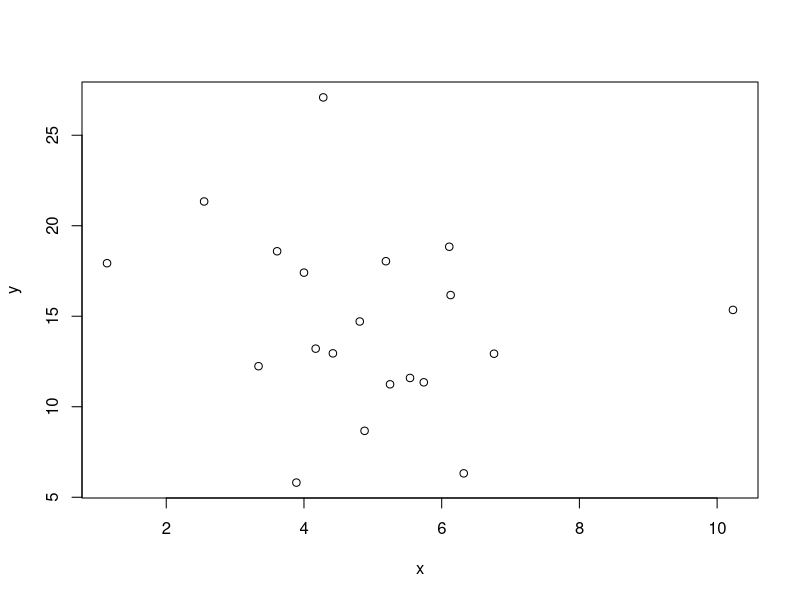
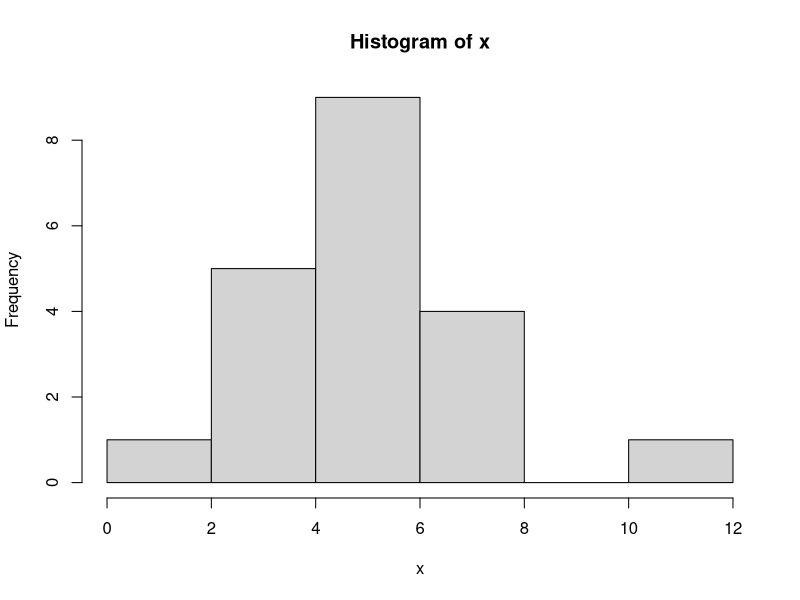
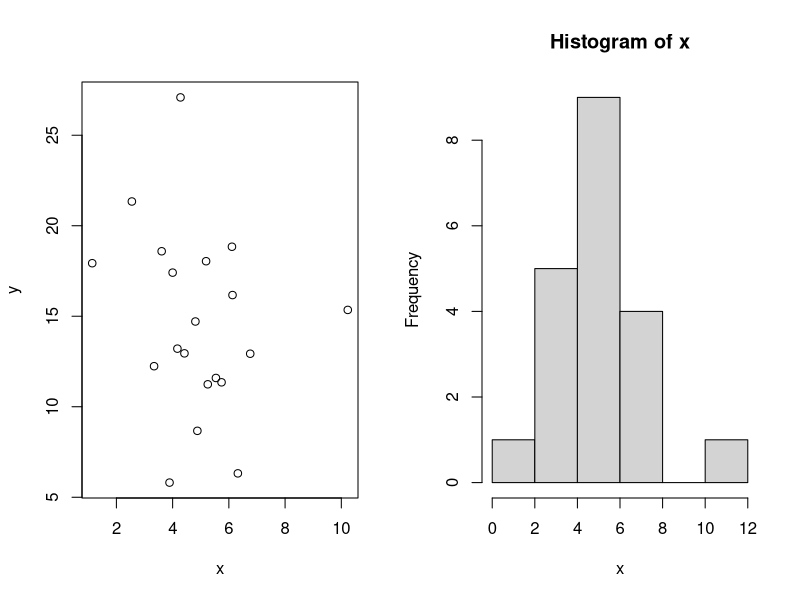
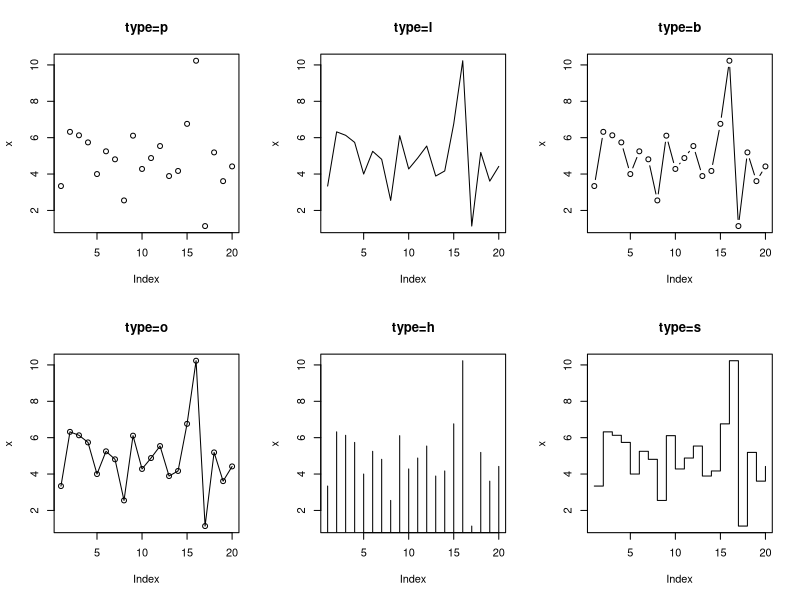
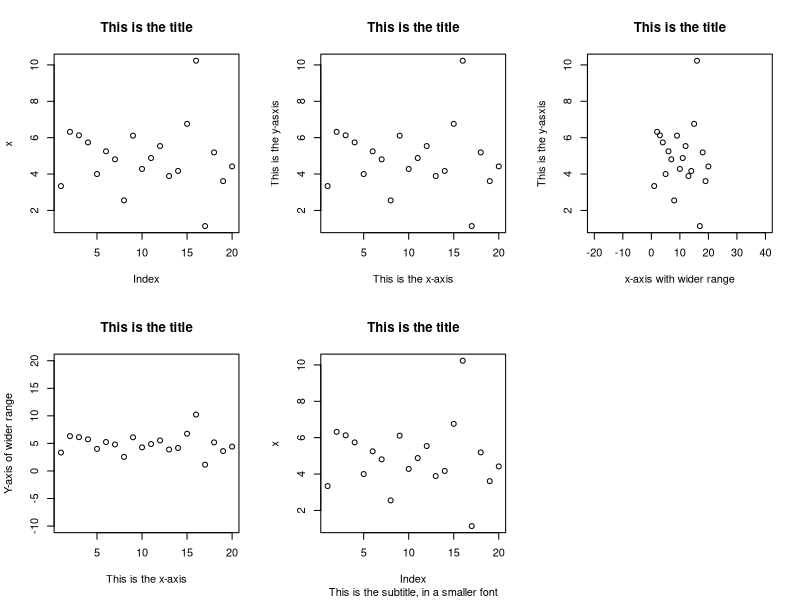
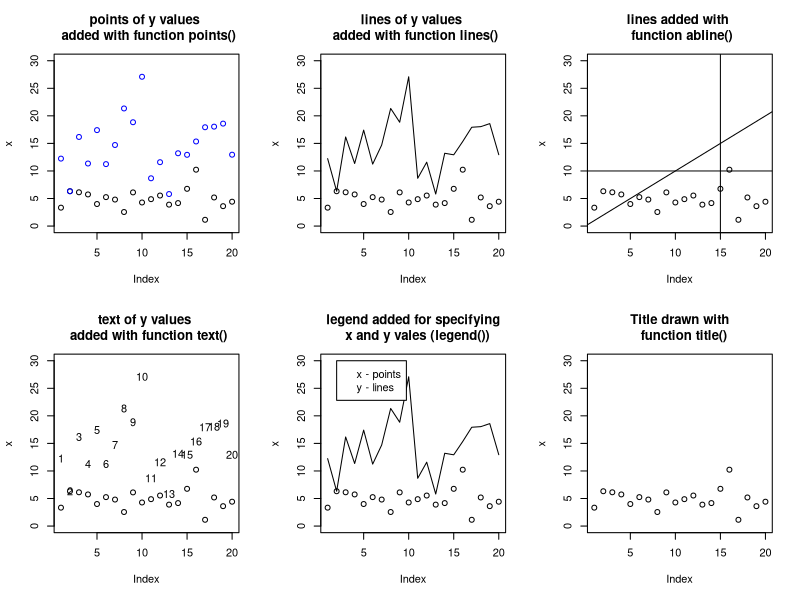
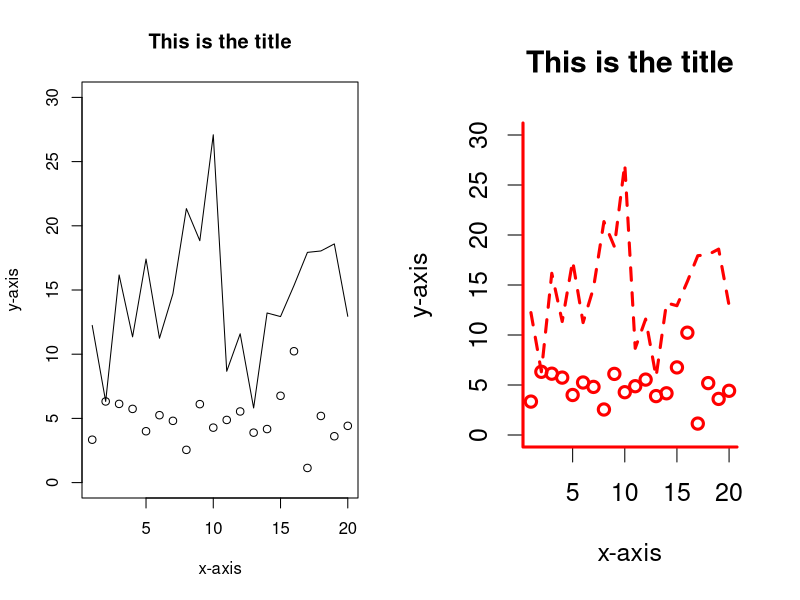

Write R code to recreate these figures, in order.
## ---- chunk 1
knitr::opts_chunk$set(echo = TRUE)
## ---- chunk 2
x <- c(3.34,  6.32,  6.13,  5.74,  4.00,  5.25,  4.81,  2.55,  6.11,  
       4.28,  4.88,  5.54,  3.89,  4.17,  6.76, 10.23,  1.14, 5.19,  3.61,  4.42)
y <- c(12.24,  6.32, 16.17, 11.35, 17.41, 11.24, 14.71, 21.34, 18.84, 
       27.09,  8.67, 11.59,  5.81, 13.21, 12.93, 15.35, 17.93, 18.04, 18.59, 12.95)
plot(x,y)
## ---- chunk 3
hist(x)
## ---- chunk 4
par(mfrow=c(1,2))
plot(x,y)
hist(x)
## ---- chunk 5
par(mfrow=c(2,3)) #Subsequent figures will be drawn in an 2 by 3 array on the device
plot(x, type="p", main="type=p")
plot(x, type="l", main="type=l")
plot(x, type="b", main="type=b")
plot(x, type="o", main="type=o")
plot(x, type="h", main="type=h")
plot(x, type="s", main="type=s")
## ---- chunk 6
par(mfrow=c(2,3))
plot(x, main="This is the title")
plot(x, xlab="This is the x-axis", 
        ylab="This is the y-asxis", 
        main="This is the title")
plot(x, xlab="x-axis with wider range",
        xlim=c(-20,40), 
        ylab="This is the y-asxis", 
        main="This is the title")
plot(x, xlab="This is the x-axis", 
        ylab="Y-axis of wider range",
        ylim=c(-10,20), 
        main="This is the title")
plot(x, main="This is the title", 
        sub="This is the subtitle, in a smaller font")
## ---- chunk 7
par(mfrow=c(2,3))
plot(x, ylim=c(0,30),
        main="points of y values \n added with function points()")
points(y, col="blue")
plot(x, ylim=c(0,30),
        main="lines of y values \n added with function lines()")
lines(y)
plot(x, ylim=c(0,30),
        main="lines added with \n function abline()")
abline(0,1)
abline(h=10)
abline(v=15)
plot(x, ylim=c(0,30), 
        main="text of y values \n added with function text()")
text(1:20, y, 
          labels(1:20))
plot(x, ylim=c(0,30), 
      main="legend added for specifying\n  x and y vales (legend())")
lines(y)
legend(2,30, legend=c("x - points","y - lines"))
plot(x, ylim=c(0,30))
title(main="Title drawn with\n  function title()")
## ---- chunk 8
par(mfrow=c(1,2))
plot(x, main="This is the title", 
        xlab="x-axis", 
        ylab="y-axis", 
        ylim=c(0,30))
lines(y)
par(bty="l", cex=1.5, col="red", font=3, lty="dashed", lwd=3)
plot(x, main="This is the title", 
        xlab="x-axis", 
        ylab="y-axis", 
        ylim=c(0,30))
lines(y)
